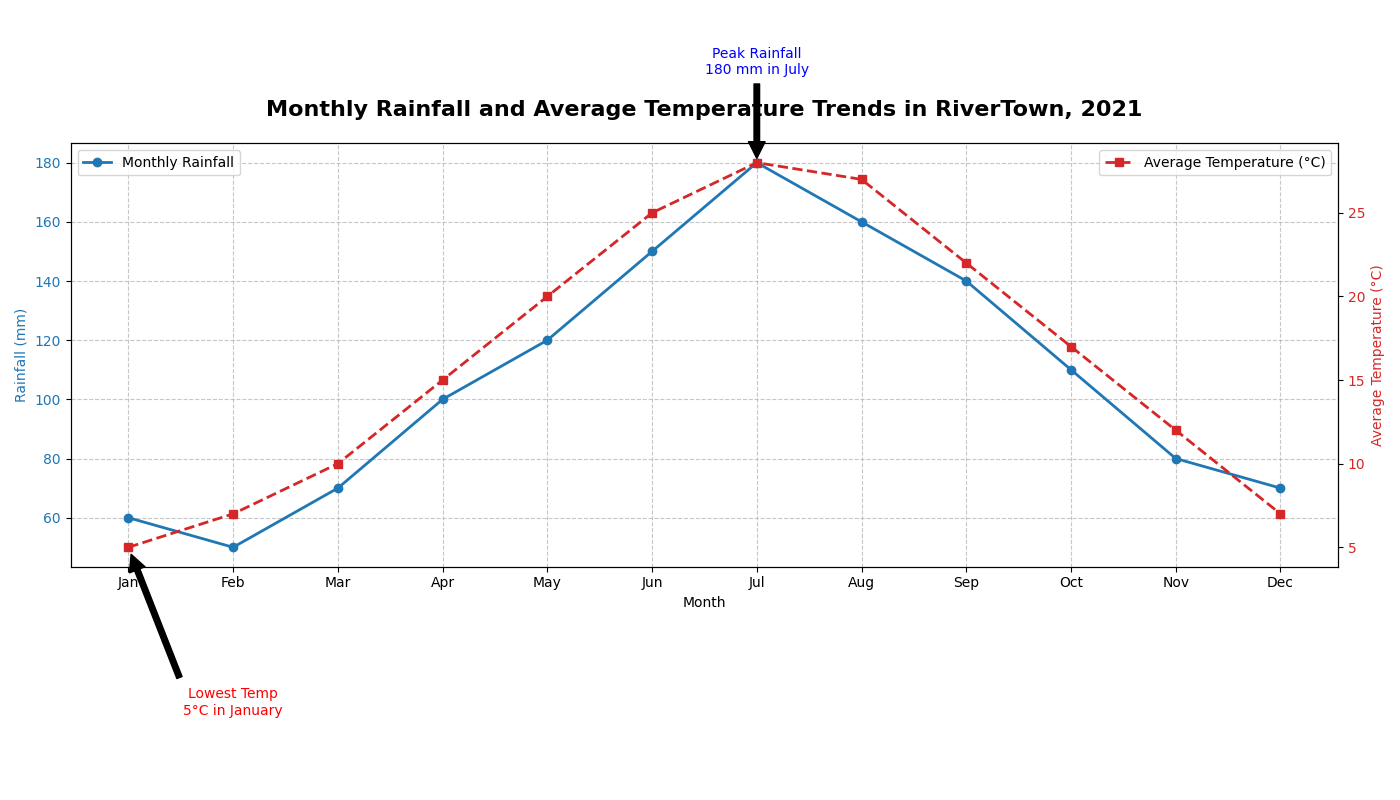

Write Python code to recreate this figure.
import matplotlib.pyplot as plt
import numpy as np

# The backstory: Analysis of Monthly Rainfall and Temperature Trends in RiverTown, 2021
# Our objective is to analyze and compare the rainfall and temperature patterns in RiverTown for the year 2021.

# Define the months
months = ["Jan", "Feb", "Mar", "Apr", "May", "Jun", "Jul", "Aug", "Sep", "Oct", "Nov", "Dec"]

# Monthly rainfall data (in mm)
rainfall = [60, 50, 70, 100, 120, 150, 180, 160, 140, 110, 80, 70]

# Monthly average temperature data (in Celsius)
avg_temperature = [5, 7, 10, 15, 20, 25, 28, 27, 22, 17, 12, 7]

# Plotting the data
fig, ax1 = plt.subplots(figsize=(14, 8))

# Plotting rainfall on primary y-axis
color = 'tab:blue'
ax1.set_xlabel('Month')
ax1.set_ylabel('Rainfall (mm)', color=color)
ax1.plot(months, rainfall, marker='o', linestyle='-', color=color, linewidth=2, label='Monthly Rainfall')
ax1.tick_params(axis='y', labelcolor=color)
ax1.legend(loc='upper left', fontsize=10)
ax1.set_title("Monthly Rainfall and Average Temperature Trends in RiverTown, 2021", fontsize=16, fontweight='bold', pad=20)

# Adding a secondary y-axis for temperature
ax2 = ax1.twinx()
color = 'tab:red'
ax2.set_ylabel('Average Temperature (°C)', color=color)
ax2.plot(months, avg_temperature, marker='s', linestyle='--', color=color, linewidth=2, label='Average Temperature (°C)')
ax2.tick_params(axis='y', labelcolor=color)
ax2.legend(loc='upper right', fontsize=10)

# Adding grid only on primary y-axis
ax1.grid(True, linestyle='--', alpha=0.7)

# Annotating significant points
peak_rainfall_month = 'Jul'
peak_rainfall = rainfall[months.index(peak_rainfall_month)]
ax1.annotate('Peak Rainfall\n180 mm in July', xy=(peak_rainfall_month, peak_rainfall), xytext=(peak_rainfall_month, peak_rainfall+30),
             arrowprops=dict(facecolor='black', shrink=0.05),
             fontsize=10, ha='center', color='blue')

lowest_temp_month = 'Jan'
lowest_temp = avg_temperature[months.index(lowest_temp_month)]
ax2.annotate('Lowest Temp\n5°C in January', xy=(lowest_temp_month, lowest_temp), xytext=('Feb', lowest_temp-10),
             arrowprops=dict(facecolor='black', shrink=0.05),
             fontsize=10, ha='center', color='red')

# Adjust layout to prevent clipping
fig.tight_layout()

# Display the chart
plt.show()
